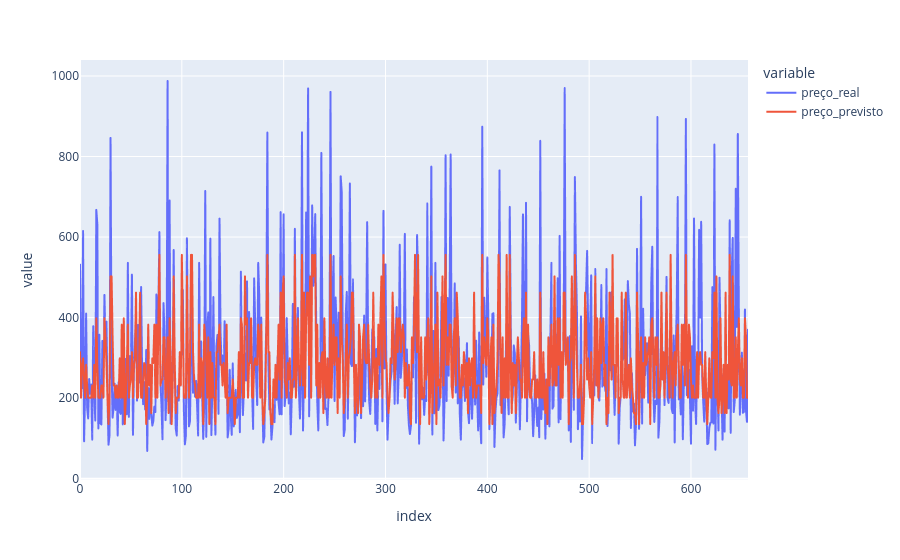

This figure's notebook cell:
### Markdown cell above
Ou seja, nosso modelo está realmente tendo algum efeito quando comparado com a média, está performando melhor que sem um modelo

### Code cell
df_resultados_arvore = pd.DataFrame({
    'id_imovel': X_test['id'],       # Busca o ID original que ficou de fora do treino
    'preço_real': y_test,             # A nota real (Target)
    'preço_previsto': y_pred_arvore      # A nota que a árvore calculou
})
df_resultados_arvore.reset_index(drop=True, inplace=True)
df_resultados_arvore['erro'] = (df_resultados_arvore['preço_real'] - df_resultados_arvore['preço_previsto']).abs() / df_resultados_arvore['preço_real'] 


fig = px.line(df_resultados_arvore, y=['preço_real', 'preço_previsto'])
fig.show()
print(df_resultados_arvore[df_resultados_arvore['erro'] >=0.1].head())

### Figure 1 — Plotly figure (JSON) as saved in the notebook; plotly's stock layout.template omitted (floating-point values rounded to 4 significant figures; data arrays with more than 128 entries replaced by an {"elided": "..."} marker saying what was removed)
{"data": [{"hovertemplate": "variable=preço_real<br>index=%{x}<br>value=%{y}<extra></extra>", "legendgroup": "preço_real", "line": {"color": "#636efa", "dash": "solid"}, "marker": {"symbol": "circle"}, "mode": "lines", "name": "preço_real", "showlegend": true, "type": "scattergl", "x": {"elided": "657 int values"}, "xaxis": "x", "y": {"elided": "657 float values"}, "yaxis": "y"}, {"hovertemplate": "variable=preço_previsto<br>index=%{x}<br>value=%{y}<extra></extra>", "legendgroup": "preço_previsto", "line": {"color": "#EF553B", "dash": "solid"}, "marker": {"symbol": "circle"}, "mode": "lines", "name": "preço_previsto", "showlegend": true, "type": "scattergl", "x": {"elided": "657 int values"}, "xaxis": "x", "y": {"elided": "657 float values"}, "yaxis": "y"}], "layout": {"legend": {"title": {"text": "variable"}, "tracegroupgap": 0}, "margin": {"t": 60}, "xaxis": {"anchor": "y", "domain": [0, 1], "title": {"text": "index"}}, "yaxis": {"anchor": "x", "domain": [0, 1], "title": {"text": "value"}}}}
